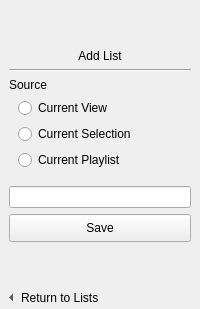
                     <widget class="QWidget" name="addListPage">
                      <layout class="QVBoxLayout" name="verticalLayout_25">
                       <property name="spacing">
                        <number>0</number>
                       </property>
                       <property name="margin">
                        <number>0</number>
                       </property>
                       <item>
                        <widget class="QWidget" name="widget_4" native="true">
                         <layout class="QVBoxLayout" name="verticalLayout_24">
                          <property name="bottomMargin">
                           <number>4</number>
                          </property>
                          <item>
                           <spacer name="verticalSpacer_2">
                            <property name="orientation">
                             <enum>Qt::Vertical</enum>
                            </property>
                            <property name="sizeHint" stdset="0">
                             <size>
                              <width>20</width>
                              <height>40</height>
                             </size>
                            </property>
                           </spacer>
                          </item>
                          <item>
                           <widget class="QLabel" name="label_5">
                            <property name="text">
                             <string>Add List</string>
                            </property>
                            <property name="alignment">
                             <set>Qt::AlignCenter</set>
                            </property>
                           </widget>
                          </item>
                          <item>
                           <widget class="Line" name="line_2">
                            <property name="orientation">
                             <enum>Qt::Horizontal</enum>
                            </property>
                           </widget>
                          </item>
                          <item>
                           <widget class="QLabel" name="label_4">
                            <property name="text">
                             <string>Source</string>
                            </property>
                           </widget>
                          </item>
                          <item>
                           <widget class="QWidget" name="widget_6" native="true">
                            <layout class="QVBoxLayout" name="verticalLayout_21">
                             <property name="spacing">
                              <number>-1</number>
                             </property>
                             <property name="topMargin">
                              <number>0</number>
                             </property>
                             <property name="rightMargin">
                              <number>0</number>
                             </property>
                             <property name="bottomMargin">
                              <number>10</number>
                             </property>
                             <item>
                              <widget class="QRadioButton" name="aListSourceView">
                               <property name="text">
                                <string>Current View</string>
                               </property>
                              </widget>
                             </item>
                             <item>
                              <widget class="QRadioButton" name="aListSourceSelection">
                               <property name="text">
                                <string>Current Selection</string>
                               </property>
                              </widget>
                             </item>
                             <item>
                              <widget class="QRadioButton" name="aListSourcePlaylist">
                               <property name="text">
                                <string>Current Playlist</string>
                               </property>
                              </widget>
                             </item>
                            </layout>
                           </widget>
                          </item>
                          <item>
                           <widget class="KLineEdit" name="aNewListName">
                            <property name="clickMessage">
                             <string>New List Name</string>
                            </property>
                            <property name="showClearButton" stdset="0">
                             <bool>true</bool>
                            </property>
                           </widget>
                          </item>
                          <item>
                           <widget class="QPushButton" name="saveAudioList">
                            <property name="sizePolicy">
                             <sizepolicy hsizetype="Expanding" vsizetype="Preferred">
                              <horstretch>0</horstretch>
                              <verstretch>0</verstretch>
                             </sizepolicy>
                            </property>
                            <property name="minimumSize">
                             <size>
                              <width>0</width>
                              <height>28</height>
                             </size>
                            </property>
                            <property name="text">
                             <string>Save</string>
                            </property>
                            <property name="icon">
                             <iconset>
                              <normaloff>../convenience/document-save.png</normaloff>../convenience/document-save.png</iconset>
                            </property>
                           </widget>
                          </item>
                          <item>
                           <spacer name="verticalSpacer">
                            <property name="orientation">
                             <enum>Qt::Vertical</enum>
                            </property>
                            <property name="sizeHint" stdset="0">
                             <size>
                              <width>20</width>
                              <height>40</height>
                             </size>
                            </property>
                           </spacer>
                          </item>
                         </layout>
                        </widget>
                       </item>
                       <item>
                        <widget class="QWidget" name="widget" native="true">
                         <property name="sizePolicy">
                          <sizepolicy hsizetype="Preferred" vsizetype="Fixed">
                           <horstretch>0</horstretch>
                           <verstretch>0</verstretch>
                          </sizepolicy>
                         </property>
                         <property name="maximumSize">
                          <size>
                           <width>16777215</width>
                           <height>24</height>
                          </size>
                         </property>
                         <layout class="QHBoxLayout" name="horizontalLayout_20">
                          <property name="spacing">
                           <number>0</number>
                          </property>
                          <property name="margin">
                           <number>0</number>
                          </property>
                          <item>
                           <widget class="QToolButton" name="aCancelSaveList">
                            <property name="sizePolicy">
                             <sizepolicy hsizetype="Expanding" vsizetype="Fixed">
                              <horstretch>0</horstretch>
                              <verstretch>0</verstretch>
                             </sizepolicy>
                            </property>
                            <property name="text">
                             <string>Return to Lists</string>
                            </property>
                            <property name="toolButtonStyle">
                             <enum>Qt::ToolButtonTextBesideIcon</enum>
                            </property>
                            <property name="autoRaise">
                             <bool>true</bool>
                            </property>
                            <property name="arrowType">
                             <enum>Qt::LeftArrow</enum>
                            </property>
                           </widget>
                          </item>
                         </layout>
                        </widget>
                       </item>
                      </layout>
                     </widget>
